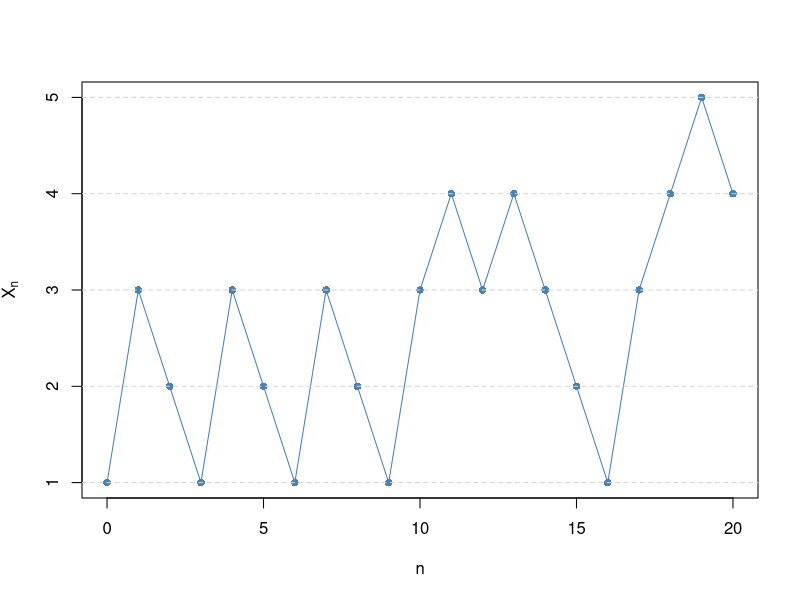

Reproduce this figure in R.
# Markov Chain
MC <- function(N, P, x0) {
  S<- nrow(P)
  path <- integer(N + 1)
  path[1] <- x0
  for (n in 1:N)
    path[n + 1] <- sample(1:S, 1, prob = P[path[n], ])
  path
}

# Transition matrix
P <- matrix(c(0,0,1,0,0,
              1,0,0,0,0,
              0,0.5,0,0.5,0,
              0,0,0.5,0,0.5,
              0,0,0,1,0),
            nrow = 5, byrow = TRUE)

set.seed(2024)
N<- 20
path <- MC(N, P, 1)

plot(0:N, path, type = "o", pch = 16, col = "steelblue",
     ylim = c(1, 5), yaxt = "n", xlab = "n", ylab = expression(X[n]))
axis(2, at = 1:5)
grid(nx = NA, ny = NULL, lty = 2)
